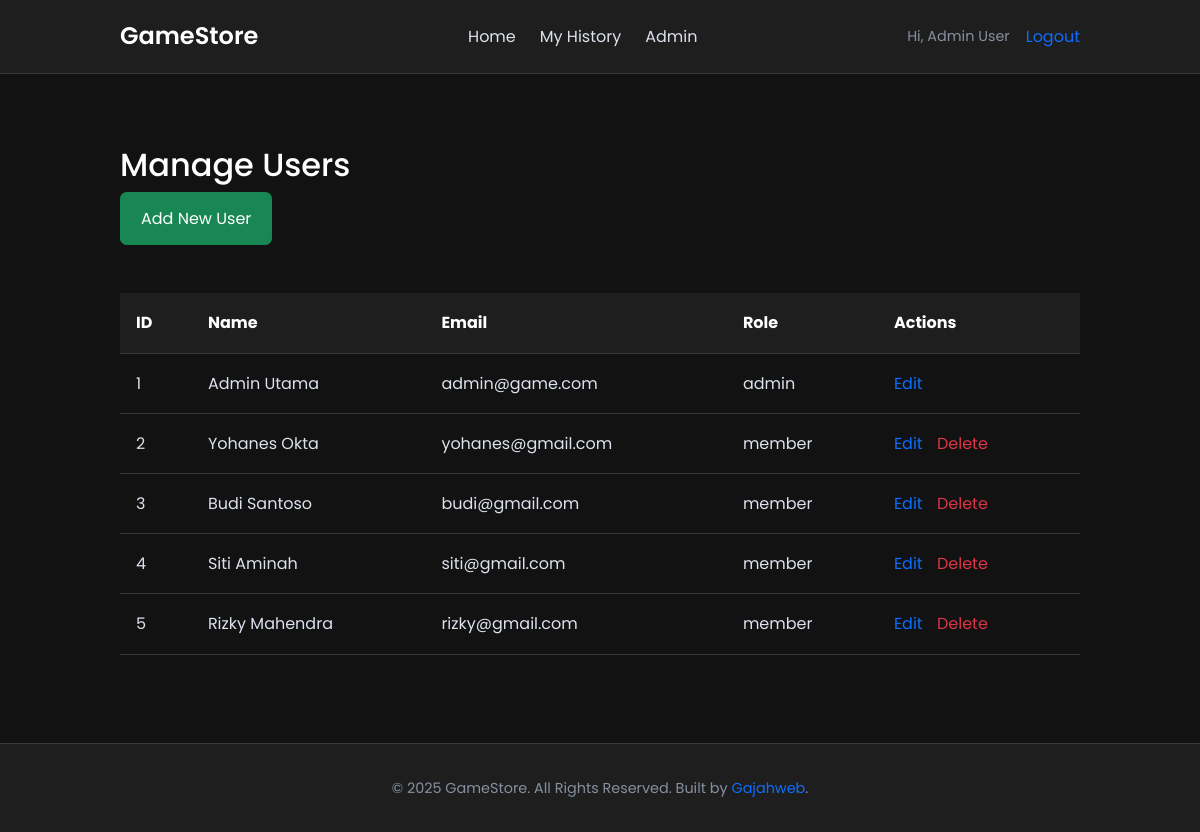
Before: /admin/users (signed in) with the older database file.
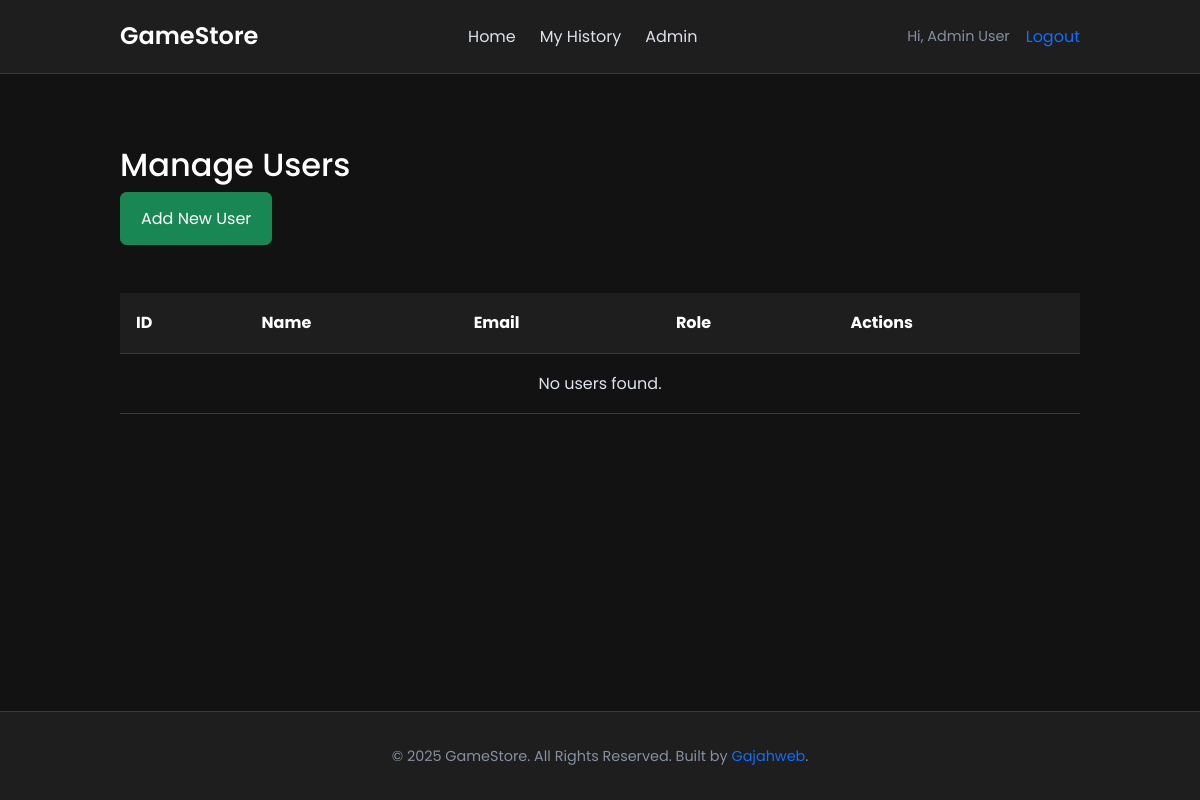
After: the same page with the newer database file.
### tables this page shows
CREATE TABLE `pengguna` (
  `IDPengguna` int(11) NOT NULL AUTO_INCREMENT,
  `Nama` varchar(255) NOT NULL,
  `Email` varchar(255) NOT NULL,
  `Password` varchar(255) NOT NULL,
  `Role` enum('user','admin') NOT NULL DEFAULT 'user',
  PRIMARY KEY (`IDPengguna`),
  UNIQUE KEY `Email` (`Email`)
);

### controllers/admin.php (called while the page is built, shortened)
<?php
require_once 'base.php';
require_once 'models/UserModel.php';
class AdminController extends BaseController {
    public function users() {
        $userModel = new UserModel($this->db);
        $users = $userModel->findAll();
        $this->view('admin/manage_users', ['title' => 'Manage Users', 'users' => $users]);
    }
}

### index.php (called while the page is built, shortened)
<?php
require_once 'controllers/base.php';
try {
    $pdo = new PDO("mysql:host=" . DB_HOST . ";dbname=" . DB_NAME . ";charset=utf8mb4", DB_USER, DB_PASS);
    $pdo->setAttribute(PDO::ATTR_ERRMODE, PDO::ERRMODE_EXCEPTION);
    $pdo->setAttribute(PDO::ATTR_DEFAULT_FETCH_MODE, PDO::FETCH_ASSOC);
} catch (PDOException $e) {
    die("Database connection failed: " . $e->getMessage());
}
$request_uri = $_SERVER['REQUEST_URI'];
$request_path = parse_url($request_uri, PHP_URL_PATH);
$path_parts = explode('/', trim($request_path, '/'));
$controllerName = $path_parts[0] ?: 'home';
$methodName = $path_parts[1] ?? 'index';
$param1 = $path_parts[2] ?? null;
$param2 = $path_parts[3] ?? null;
function loadController($name, $db) {
    $controllerFile = "controllers/{$name}.php";
    if (file_exists($controllerFile)) {
        $className = ucfirst($name) . 'Controller';
        if (class_exists($className)) {
            return new $className($db);
        }
    }
    return null;
}
if ($controllerName === 'home' || $controllerName === '' || $controllerName === 'index.php') {
    $userController = loadController('user', $pdo);
    if ($userController) $userController->index(); else notFound();
} elseif ($controllerName === 'login') {
    $authController = loadController('auth', $pdo);
    if ($authController) $authController->login(); else notFound();
} elseif ($controllerName === 'register') {
    $authController = loadController('auth', $pdo);
    if ($authController) $authController->register(); else notFound();
} elseif ($controllerName === 'logout') {
    $authController = loadController('auth', $pdo);
    if ($authController) $authController->logout(); else notFound();
} elseif ($controllerName === 'history') {
    $userController = loadController('user', $pdo);
    if ($userController) $userController->history(); else notFound();
} elseif ($controllerName === 'game' && $methodName) {
    $userController = loadController('user', $pdo);
    if ($userController) $userController->show($methodName); else notFound();
} elseif ($controllerName === 'rent' && $methodName) {
    $userController = loadController('user', $pdo);
    if ($userController) $userController->rent($methodName); else notFound();
} elseif ($controllerName === 'rate' && $methodName) {
    $userController = loadController('user', $pdo);
    if ($userController) $userController->rate($methodName); else notFound();
} elseif ($controllerName === 'admin') {
    $adminController = loadController('admin', $pdo);
    if ($methodName === 'index' && !$param1) {
        $adminController->index();
    } elseif ($methodName === 'games') {
        if ($param1 === 'edit' && $param2) $adminController->editGame($param2);
        elseif ($param1 === 'new') $adminController->editGame();
        elseif ($param1 === 'delete' && $param2) $adminController->deleteGame($param2);
        else $adminController->games();
    } elseif ($methodName === 'users') {
        if ($param1 === 'edit' && $param2) $adminController->editUser($param2);
        elseif ($param1 === 'new') $adminController->editUser();
        elseif ($param1 === 'delete' && $param2) $adminController->deleteUser($param2);
        else $adminController->users();
    } elseif ($methodName === 'transaksi') {
        $adminController->transaksi();
    } elseif ($methodName === 'addstock' && $param1 && $_SERVER['REQUEST_METHOD'] === 'POST') {
        $adminController->addStock($param1);
    } elseif ($methodName === 'deletekaset' && $param1 && $param2) {
        $adminController->deleteKaset($param1, $param2);
    } else {
        if(method_exists($adminController, $methodName)) {
            $adminController->$methodName();
        } else {
            $adminController->index();
        }
    }
} else {
    notFound();
}

### models/UserModel.php (called while the page is built, shortened)
<?php
class UserModel {
    private $db;
    public function __construct($db) {
        $this->db = $db;
    }
    public function findAll() {
        $stmt = $this->db->query("SELECT IDPengguna, Nama, Email, Role FROM pengguna");
        return $stmt->fetchAll(PDO::FETCH_ASSOC);
    }
}

### views/admin/manage_users.php (the view, shortened to what this page needs)
<h1>Manage Users</h1>
<a href="/admin/users/new" class="btn btn-success" style="margin-bottom: 1.5rem;">Add New User</a>
<div class="table-responsive">
    <table class="styled-table">
        <thead>
            <tr>
                <th>ID</th>
                <th>Name</th>
                <th>Email</th>
                <th>Role</th>
                <th>Actions</th>
            </tr>
        </thead>
        <tbody>
            <?php if (empty($data['users'])): ?>
                <tr>
                    <td colspan="5" style="text-align: center;">No users found.</td>
                </tr>
            <?php else: ?>
                <?php foreach ($data['users'] as $user): ?>
                    <tr>
                        <td><?= htmlspecialchars($user['IDPengguna'] ?? '') ?></td>
                        <td><?= htmlspecialchars($user['Nama'] ?? '') ?></td>
                        <td><?= htmlspecialchars($user['Email'] ?? '') ?></td>
                        <td><?= htmlspecialchars($user['Role'] ?? '') ?></td>
                        <td class="action-links">
                            <a href="/admin/users/edit/<?= htmlspecialchars($user['IDPengguna'] ?? '') ?>">Edit</a>
                            <?php if ($_SESSION['user_id'] != ($user['IDPengguna'] ?? '')):  ?>
                            <a href="/admin/users/delete/<?= htmlspecialchars($user['IDPengguna'] ?? '') ?>" onclick="return confirm('Are you sure you want to delete this user? This action cannot be undone.')" class="delete">Delete</a>
                            <?php endif; ?>
                        </td>
                    </tr>
                <?php endforeach; ?>
            <?php endif; ?>
        </tbody>
    </table>
</div>

### controllers/base.php (shortened to what this page needs)
<?php
class BaseController {
    public function __construct($db) {
        $this->db = $db;
    }
    protected function view($viewName, $data = []) {
        $viewPath = 'views/' . $viewName . '.php';
        if (file_exists($viewPath)) {
            extract($data);
            if (!isset($data['hide_header'])) {
                include 'views/partials/header.php';
            }
            include $viewPath;
            if (!isset($data['hide_footer'])) {
                include 'views/partials/footer.php';
            }
        } else {
            die("View '$viewName' not found.");
        }
    }
}

### views/partials/header.php (shortened to what this page needs)
<?php
$isLoggedIn = isset($_SESSION['user_id']);
$isAdmin = isset($_SESSION['user_role']) && $_SESSION['user_role'] === 'admin';
$current_page = basename(parse_url($_SERVER['REQUEST_URI'], PHP_URL_PATH));
?>
<!DOCTYPE html>
<html lang="en">
<head>
    <link rel="stylesheet" href="/public/css/style.css">
</head>
<body>
<header>
    <div class="container">
        <div class="logo">
            <a href="/">GameStore</a>
        </div>
        <nav>
            <a href="/" class="<?= ($current_page == 'index.php') ? 'active' : '' ?>">Home</a>
            <?php if ($isLoggedIn): ?>
                <a href="/history" class="<?= ($current_page == 'history') ? 'active' : '' ?>">My History</a>
                <?php if ($isAdmin): ?>
                    <a href="/admin" class="<?= ($current_page == 'admin') ? 'active' : '' ?>">Admin</a>
                <?php endif; ?>
            <?php endif; ?>
        </nav>
        <div class="user-actions">
            <?php if ($isLoggedIn): ?>
                <span class="welcome-msg">Hi, <?= htmlspecialchars($_SESSION['user_name']) ?></span>
                <a href="/logout">Logout</a>
            <?php else: ?>
                <a href="/register" class="btn btn-secondary">Register</a>
                <a href="/login" class="btn">Login</a>
            <?php endif; ?>
        </div>
    </div>
</header>
<main>
    <div class="container">

### views/partials/footer.php
    </div>
</main>
<footer>
    <div class="container">
        <p>&copy; <?= date('Y') ?> GameStore. All Rights Reserved. Built by <a href="https://www.gajahweb.tech">Gajahweb</a>.</p>
    </div>
</footer>
</body>
</html>

### public/css/style.css (style rules this page uses)
:root { --color-bg: #121212; --color-bg-variant: #1e1e1e; --color-primary: #0d6efd; --color-primary-variant: #0b5ed7; --color-white: #fff; --color-light: #dce1eb; --color-grey: #8690a0; --color-success: #198754; --color-danger: #dc3545; --color-border: #343a40; --container-width-lg: 80%; --container-width-md: 90%; --transition: all 400ms ease; }
* { margin: 0; padding: 0; border: 0; outline: 0; box-sizing: border-box; list-style: none; text-decoration: none; }
body { font-family: 'Poppins', sans-serif; background: var(--color-bg); color: var(--color-light); line-height: 1.7; display: flex; flex-direction: column; min-height: 100vh; }
.container { width: var(--container-width-lg); margin: 0 auto; }
h1, h2, h3, h4, h5 { font-weight: 500; color: var(--color-white); }
a { color: var(--color-primary); transition: var(--transition); }
.btn { display: inline-block; padding: 0.75rem 1.25rem; background: var(--color-primary); color: var(--color-white); border-radius: 0.4rem; cursor: pointer; border: 1px solid var(--color-primary); transition: var(--transition); text-align: center; }
.btn-success { background: var(--color-success); border-color: var(--color-success); }
header { background: var(--color-bg-variant); padding: 1rem 0; position: sticky; top: 0; z-index: 1000; border-bottom: 1px solid var(--color-border); }
header .container { display: flex; justify-content: space-between; align-items: center; }
.logo a { font-size: 1.5rem; font-weight: 600; color: var(--color-white); }
header nav { display: flex; gap: 1.5rem; }
header nav a { color: var(--color-light); font-weight: 400; }
.user-actions { display: flex; align-items: center; gap: 1rem; }
.user-actions .welcome-msg { color: var(--color-grey); font-size: 0.9rem; }
main { flex: 1; padding: 4rem 0; }
footer { background: var(--color-bg-variant); padding: 2rem 0; text-align: center; font-size: 0.9rem; color: var(--color-grey); border-top: 1px solid var(--color-border); margin-top: auto; }
.table-responsive { overflow-x: auto; }
.styled-table { width: 100%; border-collapse: collapse; margin: 1.5rem 0; }
.styled-table thead tr { background: var(--color-bg-variant); color: var(--color-white); text-align: left; }
.styled-table th, .styled-table td { padding: 1rem; border-bottom: 1px solid var(--color-border); }
:root { --rating-percent: calc(var(--rating) / 5 * 100); }
.styled-table .action-links a { margin-right: 10px; }
.styled-table .action-links a.delete { color: var(--color-danger); }

Changed rows visible on the page:
removed pengguna: IDPengguna "1", Nama "Admin Utama", Email "admin@game.com", Role "admin"
removed pengguna: IDPengguna "2", Nama "Yohanes Okta", Email "yohanes@gmail.com", Role "member"
removed pengguna: IDPengguna "3", Nama "Budi Santoso", Email "budi@gmail.com", Role "member"
removed pengguna: IDPengguna "4", Nama "Siti Aminah", Email "siti@gmail.com", Role "member"
removed pengguna: IDPengguna "5", Nama "Rizky Mahendra", Email "rizky@gmail.com", Role "member"
Other visible differences:
text now shown: "No users found."
